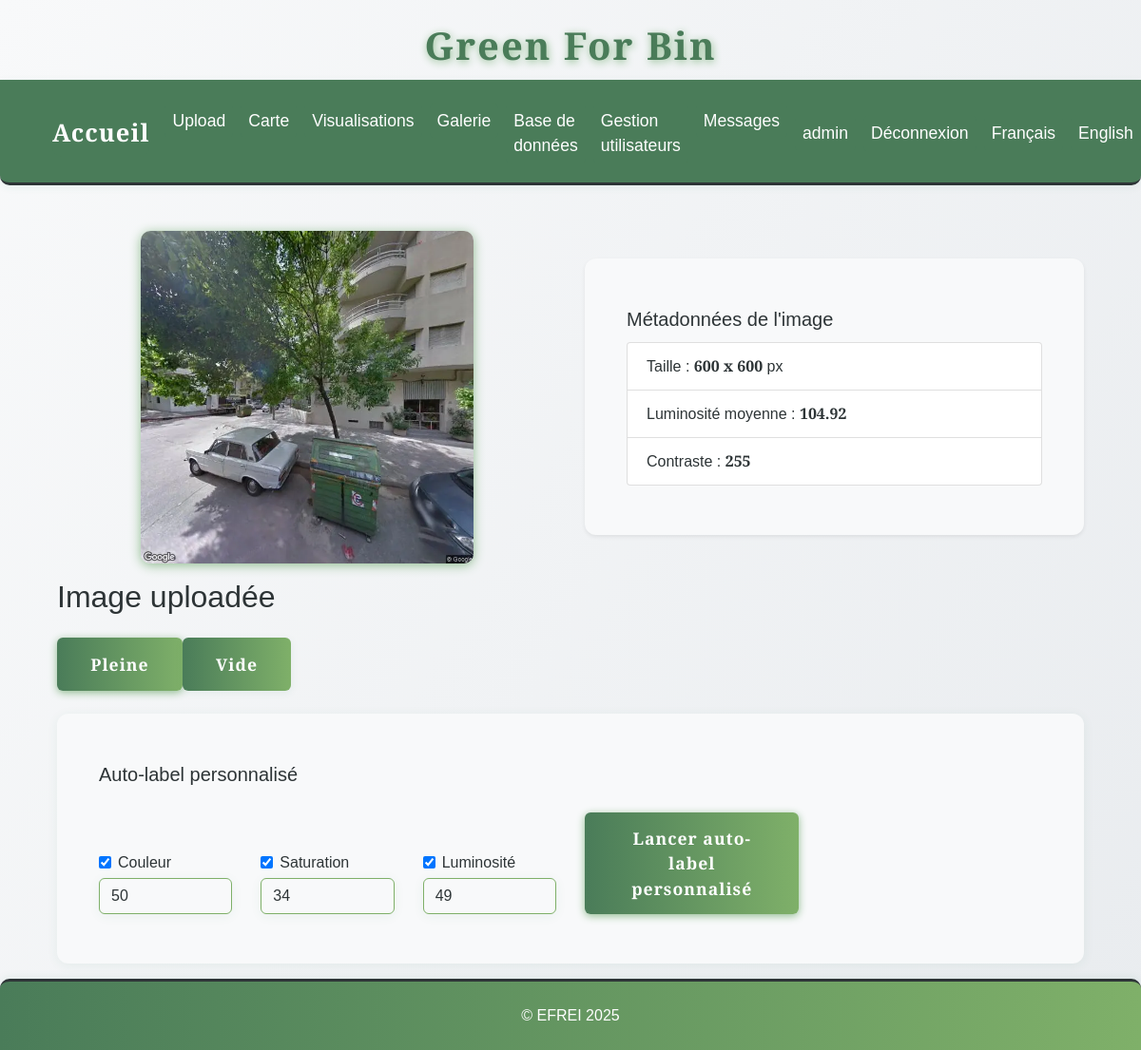
Screenshot of /annotate/00594_00.jpg (signed in) with the database file from the repository.
### tables this page shows
CREATE TABLE images (
                id INTEGER PRIMARY KEY AUTOINCREMENT,
                filename TEXT,
                upload_date TEXT,
                annotation TEXT,
                width INTEGER,
                height INTEGER,
                file_size INTEGER,
                avg_color TEXT,
                hist_rgb TEXT,
                hist_lum TEXT,
                contrast INTEGER,
                contour_count INTEGER,
                localisation TEXT
            , std_h REAL, std_s REAL, std_v REAL);

### app.py (the view, shortened to what this page needs)
@app.route('/annotate/<filename>', methods=['GET', 'POST'])
@login_required
def annotate(filename):
    auto_label = request.args.get('auto_label')
    custom_auto_label_result = None
    with sqlite3.connect(DB_PATH) as conn:
        c = conn.cursor()
        c.execute('''
            SELECT width, height, contrast
            FROM images
            WHERE filename = ?
        ''', (filename,))
        row = c.fetchone()
        if row:
            width, height, contrast = row
        else:
            width, height, contrast = None, None, None
    image_path = os.path.join(app.config['UPLOAD_FOLDER'], filename)
    luminosity = None
    try:
        img = Image.open(image_path).convert('L')
        np_img = np.array(img)
        luminosity = round(float(np.mean(np_img)), 2)
    except Exception as e:
        print(f"[ANNOTATE] Erreur calcul luminosité : {e}")
    metadata = {
        'width': width,
        'height': height,
        'contrast': contrast,
        'luminosity': luminosity
    }
    return render_template('annotate.html', filename=filename, auto_label=auto_label, metadata=metadata, custom_auto_label_result=custom_auto_label_result)

### app.py (called while the page is built)
def get_locale():
    return session.get('lang', request.accept_languages.best_match(['en', 'fr']))

@app.context_processor
def inject_locale():
    return dict(get_locale=get_locale)

def login_required(f):
    @wraps(f)
    def decorated_function(*args, **kwargs):
        if 'user_id' not in session:
            flash('Vous devez être connecté pour accéder à cette page.', 'error')
            return redirect(url_for('login'))
        return f(*args, **kwargs)
    return decorated_function

### templates/annotate.html (shortened to what this page needs)
<!DOCTYPE html>
{% extends "base.html" %}
{% block content %}
<div class="container mt-4">
    <div class="row align-items-center">
        <div class="col-md-6 text-center">
            <img src="{{ url_for('static', filename='uploads/' ~ filename.rsplit('.', 1)[0] ~ '.webp') }}" alt="{{ _('Image à annoter') }}" class="img-fluid mb-3" style="max-height:350px;" loading="lazy">
        </div>
        <div class="col-md-6">
            <div class="card bg-creme shadow-sm mb-3">
                <div class="card-body">
                    <h5 class="card-title">{{ _("Métadonnées de l'image") }}</h5>
                    <ul class="list-group">
                        <li class="list-group-item">{{ _('Taille') }} : <b>{{ metadata.width }} x {{ metadata.height }}</b> px</li>
                        <li class="list-group-item">{{ _('Luminosité moyenne') }} : <b>{{ metadata.luminosity }}</b></li>
                        <li class="list-group-item">{{ _('Contraste') }} : <b>{{ metadata.contrast }}</b></li>
                    </ul>
                </div>
            </div>
        </div>
    </div>
    <h2>{{ _('Image uploadée') }}</h2>
    <form method="POST" class="d-flex gap-3 mb-4">
        <button type="submit" name="annotation" value="pleine" class="btn btn-success btn-lg">{{ _('Pleine') }}</button>
        <button type="submit" name="annotation" value="vide" class="btn btn-outline-success btn-lg">{{ _('Vide') }}</button>
    </form>
    <div class="card mb-3">
        <div class="card-body">
            <h5 class="card-title">{{ _('Auto-label personnalisé') }}</h5>
            <form method="POST" class="row g-3 align-items-end">
                <div class="col-md-2">
                    <div class="form-check">
                        <input class="form-check-input" type="checkbox" name="use_std_h" id="use_std_h" checked>
                        <label class="form-check-label" for="use_std_h">Couleur</label>
                    </div>
                    <input type="number" step="any" class="form-control mt-1" name="seuil_h" id="seuil_h" placeholder="Seuil H (ex: 50)" value="50">
                </div>
                <div class="col-md-2">
                    <div class="form-check">
                        <input class="form-check-input" type="checkbox" name="use_std_s" id="use_std_s" checked>
                        <label class="form-check-label" for="use_std_s">Saturation</label>
                    </div>
                    <input type="number" step="any" class="form-control mt-1" name="seuil_s" id="seuil_s" placeholder="Seuil S (ex: 34)" value="34">
                </div>
                <div class="col-md-2">
                    <div class="form-check">
                        <input class="form-check-input" type="checkbox" name="use_std_v" id="use_std_v" checked>
                        <label class="form-check-label" for="use_std_v">Luminosité</label>
                    </div>
                    <input type="number" step="any" class="form-control mt-1" name="seuil_v" id="seuil_v" placeholder="Seuil V (ex: 49)" value="49">
                </div>
                <div class="col-md-3">
                    <button type="submit" name="custom_auto_label" value="1" class="btn btn-primary">{{ _('Lancer auto-label personnalisé') }}</button>
                </div>
            </form>
        </div>
    </div>
</div>
{% endblock %}

### static/css/style.css (style rules this page uses)
:root { --primary-green: #4a7c59; --light-green: #7fb069; --sage-green: #8fbc8f; --cream: #fefefe; --warm-white: #f8f9fa; --soft-gray: #e9ecef; --charcoal: #2d3436; --text-primary: #2d3436; --text-secondary: #636e72; --radius: 2.5rem; --shadow: 0 4px 24px rgba(44, 124, 89, 0.10); --transition: all 0.3s cubic-bezier(.4,0,.2,1); --green-dark: var(--primary-green); --green: var(--light-green); --green-light: var(--sage-green); --beige: var(--cream); --white: var(--cream); --black: var(--charcoal); }
html, body { height: 100%; margin: 0; padding: 0; }
body { display: flex; flex-direction: column; min-height: 100vh; }
.container.mt-4 { flex: 1 0 auto; }
.btn { background: var(--primary-green); color: var(--cream); border: none; border-radius: 2rem; font-family: 'Inter', Arial, sans-serif; font-weight: 600; padding: 0.9rem 2.2rem; font-size: 1.1rem; box-shadow: 0 2px 8px rgba(44, 124, 89, 0.08); transition: var(--transition); cursor: pointer; margin-top: 1rem; letter-spacing: 1px; }
.card { background: var(--white); border-radius: var(--radius); box-shadow: var(--shadow); padding: 2rem 1.5rem; margin-bottom: 2rem; transition: var(--transition); position: relative; overflow: hidden; }
input, textarea, select { background: var(--beige); color: var(--green-dark); border: 2px solid var(--green-light); border-radius: 1.5rem; font-family: 'Inter', Arial, sans-serif; padding: 10px 18px; font-size: 1.08rem; transition: var(--transition); }

### static/css/greenforbin.css (style rules this page uses)
:root { --primary-green: #4a7c59; --light-green: #7fb069; --sage-green: #8fbc8f; --cream: #fefefe; --warm-white: #f8f9fa; --soft-gray: #e9ecef; --charcoal: #2d3436; --text-primary: #2d3436; --text-secondary: #636e72; }
body { background: linear-gradient(135deg, var(--cream) 0%, var(--light-green) 100%); color: var(--text-primary); font-family: 'Segoe UI', 'Roboto', Arial, sans-serif; min-height: 100vh; }
.card { border-radius: 16px; box-shadow: 0 4px 24px 0 rgba(79, 124, 89, 0.10); border: none; background: var(--warm-white); }
.btn-primary, .btn-success, .btn-warning { background: var(--light-green); border: none; color: var(--cream); font-weight: 600; border-radius: 8px; box-shadow: 0 2px 8px var(--sage-green); transition: background 0.2s, box-shadow 0.2s; }
img { border-radius: 10px; box-shadow: 0 2px 12px var(--sage-green); transition: transform 0.2s; }

### templates/base.html (style rules this page uses)
:root { --primary-green: #4a7c59; --light-green: #7fb069; --sage-green: #8fbc8f; --cream: #fefefe; --warm-white: #f8f9fa; --soft-gray: #e9ecef; --charcoal: #2d3436; --text-primary: #2d3436; --text-secondary: #636e72; }
body { background: linear-gradient(120deg, var(--warm-white) 0%, var(--soft-gray) 100%); min-height: 100vh; color: var(--text-primary); font-family: 'Quercus Serif', 'Montserrat', 'Quicksand', Arial, sans-serif !important; }
body, h1, h2, h3, h4, h5, h6, .navbar, .nav-link, .btn, .card, .table, .form-control, .modal-content { font-family: 'Quercus Serif', 'Montserrat', 'Quicksand', Arial, sans-serif !important; color: var(--text-primary); }
.btn, .btn-primary, .btn-success, .btn-outline-success { background: linear-gradient(90deg, var(--primary-green) 0%, var(--light-green) 100%); color: var(--cream); border: none; border-radius: 6px; transition: background 0.3s, color 0.3s, box-shadow 0.3s; }
.card, .box, .content-box, .table, .table-green-text, .form-control, .modal-content { background: var(--warm-white); border-radius: 12px; box-shadow: 0 2px 12px rgba(44, 124, 89, 0.07); border: none; color: var(--text-primary); }
.form-control { background: var(--warm-white); border: 1px solid var(--light-green); color: var(--text-primary); border-radius: 6px; transition: border 0.3s; }

### rows the page displays
images: width "600", height "600", contrast "255"

### other values shown
{{ session.get('username') }} "admin"
{{ metadata.luminosity }} "104.92"
